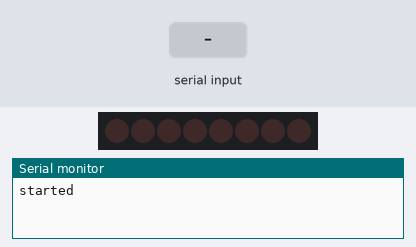
A sketch run on a simulated Arduino Uno, built with avr-gcc and run on an emulated ATmega328P. On the bench: 8 shift-register outputs drawn as a row of LEDs (first output left, lit = HIGH), the last lines printed to the serial monitor. Inputs (shaded band) come from the test bench.

Above: at 1.2 s.
1.3 s: "90,45\n" received over Serial
At 2.1 s:
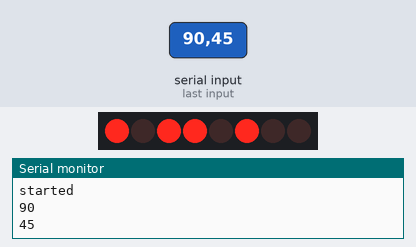
3.8 s: "30,150\n" received over Serial
At 4.6 s:
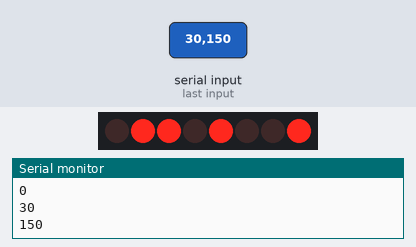
6.3 s: "5\n" received over Serial
At 7.1 s:
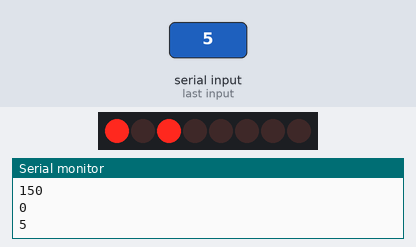
8.8 s: "200\n" received over Serial
At 9.5 s:
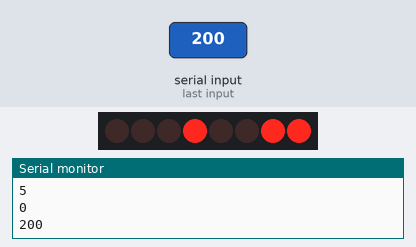
Timing chart, 0 to 11.8 s (numbered marks = the images above; inputs shaded):
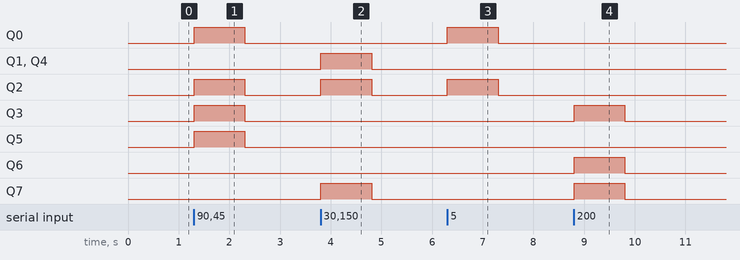

The sketch:

Shiftreg_multiple.ino
```cpp
//88건반 피아노 모듈 구동을 위한 쉬프트 레지스터 제어 코드

const int latchPin = 8;
const int clockPin = 12;
const int dataPin = 11;

void setup()
{
  pinMode(latchPin, OUTPUT);
  pinMode(dataPin, OUTPUT);
  pinMode(clockPin, OUTPUT);
  Serial.begin(9600);
  Serial.println("started");
}

void loop()
{
  if(Serial.available() > 0)
  {
    long bitToSet = Serial.parseInt();

    Serial.println(bitToSet);

    if(bitToSet == 888)
    {
      digitalWrite(latchPin, LOW);
    }else if(bitToSet == 999)
    {
      digitalWrite(latchPin, HIGH);
    }else{
      shiftOut(dataPin, clockPin, MSBFIRST, bitToSet);
    }
  }
}
```

Measured:
- after the input at 1.3 s, Q0, Q2, Q3, Q5: LOW → HIGH at once, → LOW 1.0 s later
- after the input at 3.8 s, Q1, Q2, Q4, Q7: LOW → HIGH at once, → LOW 1.0 s later
- after the input at 6.3 s, Q0, Q2: LOW → HIGH at once, → LOW 1.0 s later
- after the input at 8.8 s, Q3, Q6, Q7: LOW → HIGH at once, → LOW 1.0 s later
